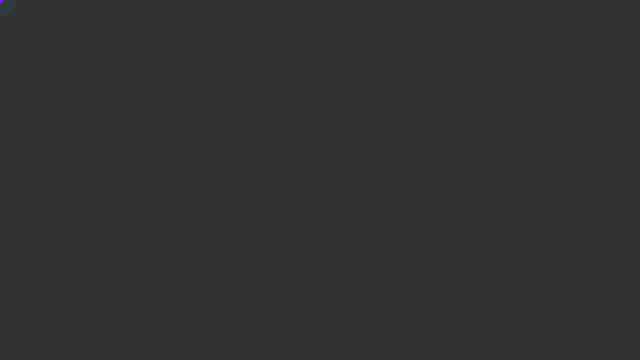
Frame 1 (no input)
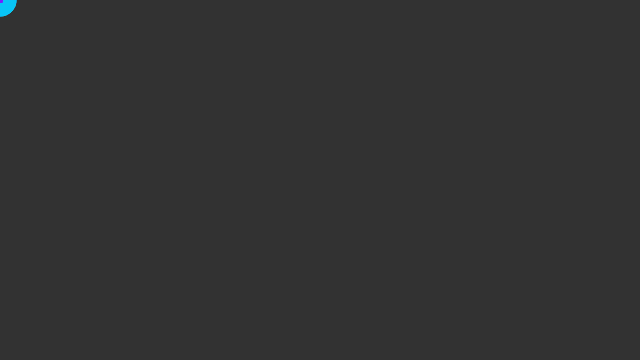
Frame 60 (the mouse pressed at the canvas centre just before this capture)
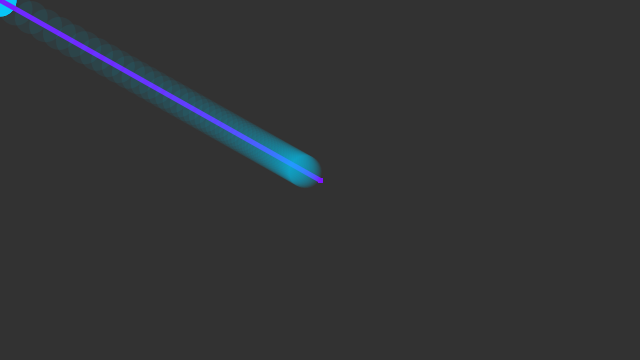
Frame 120 (the mouse held since frame 60 and released just before this capture)

The Processing sketch that drew these frames (run headless with seeded random() and noise(); from frame 60 on, the mouse is pressed at the canvas centre):

// Processing sketch: ex01_smoothXY
// ── ex01_smoothXY.pde
/*
 * Filtering the movement of the mouse
 * IMD3005 · Fall 2026 
 *
 * This example uses the code from https://processing.org/examples/easing.html
 * Read basic info about smoothing at https://en.wikipedia.org/wiki/Smoothing
 */


float x = 0.0;
float y = 0.0;
float easing = 0.05; // Lower values = smoother/slower lag; higher values = faster

void setup() {
  size(640, 360);

  background(50);
}

void draw() {
  // Smoothly interpolate current position toward the mouse position
  float targetX = mouseX;
  x += (targetX - x) * easing; //which is equivalent to filteredX = (alpha * mouseX) + ((1.0 - alpha) * filteredX);


  float targetY = mouseY;
  y += (targetY - y) * easing;

  // Draw a continuous line where the mouse goes
  stroke(125, 20, 255);
  strokeWeight(5);
  line(pmouseX, pmouseY, mouseX, mouseY); //raw signal
  // Draw a circle at the filtered position
  noStroke();
  fill(0, 200, 255, 15);  //cyan with alpha
  ellipse(x, y, 33, 33);  //filtered
}

//any key erases the canvas
void keyPressed() {
  background(50);
}
